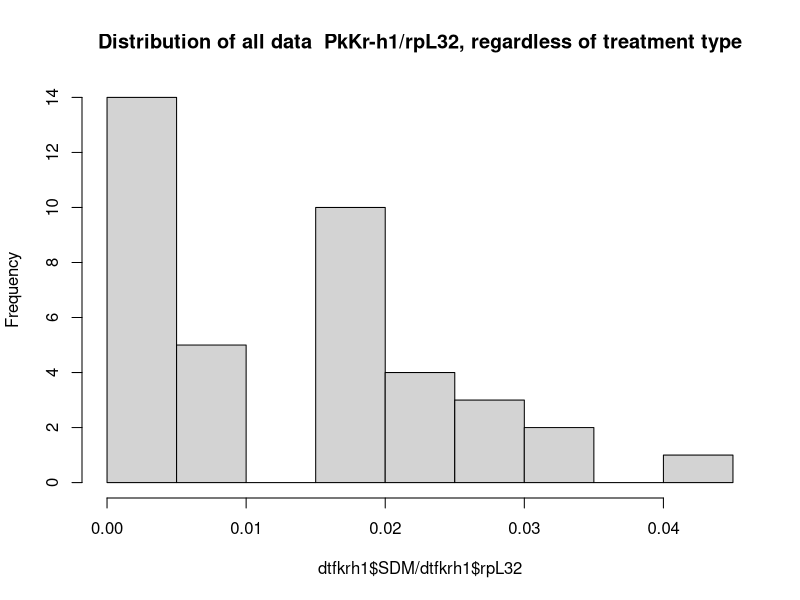
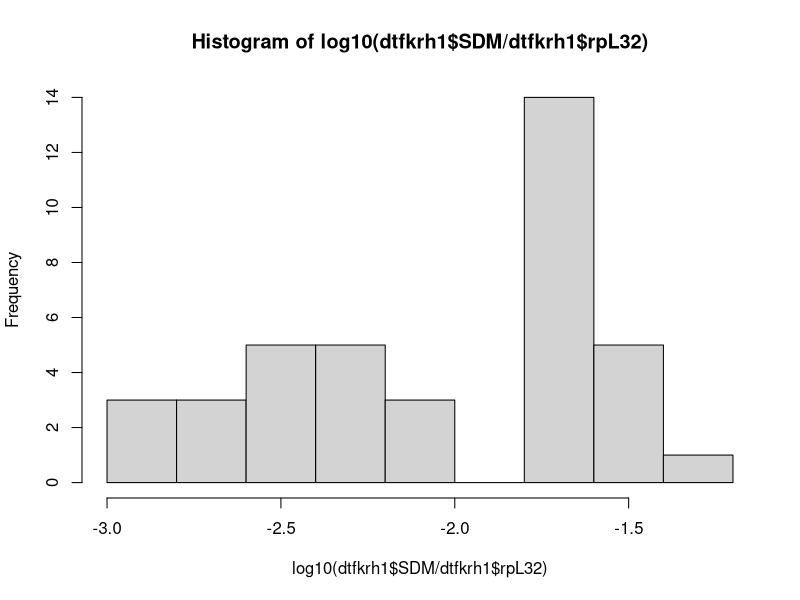
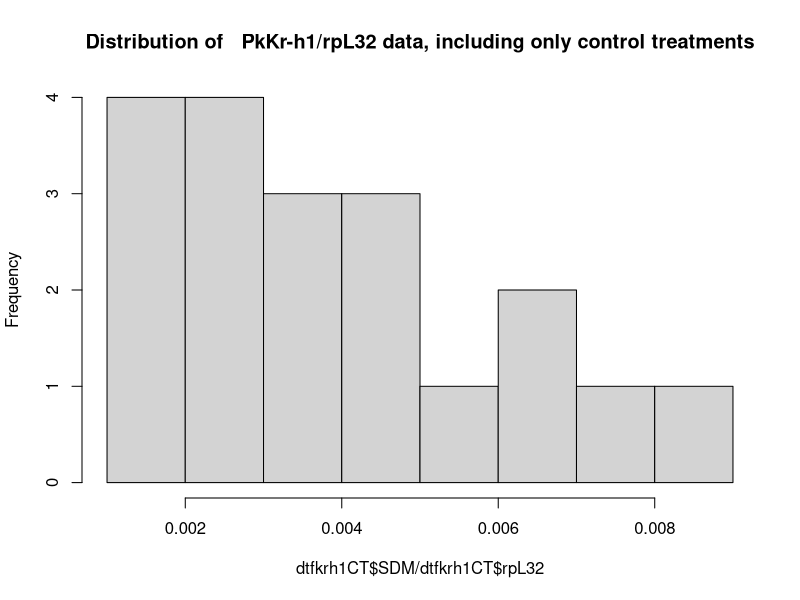
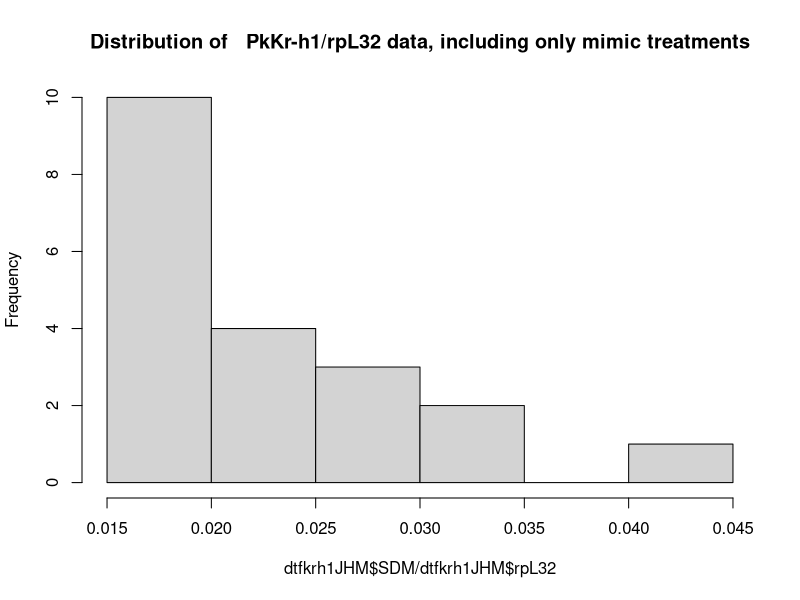
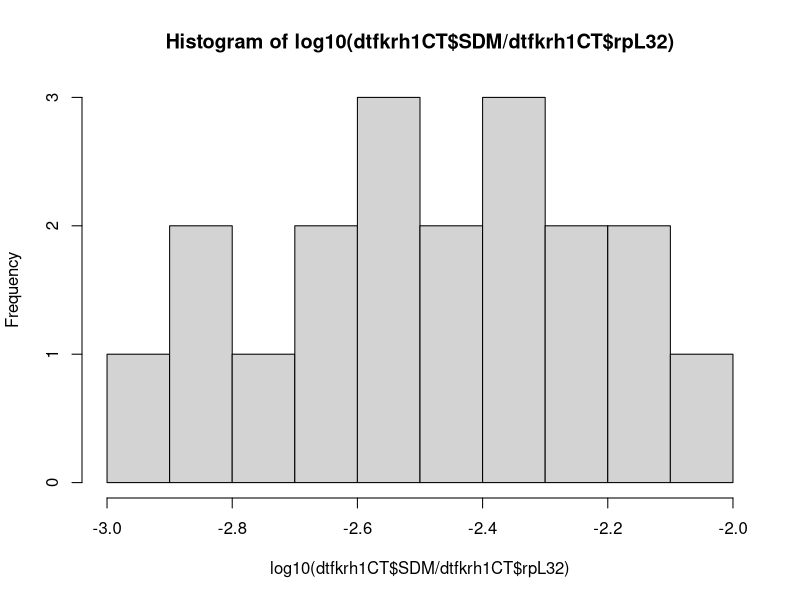
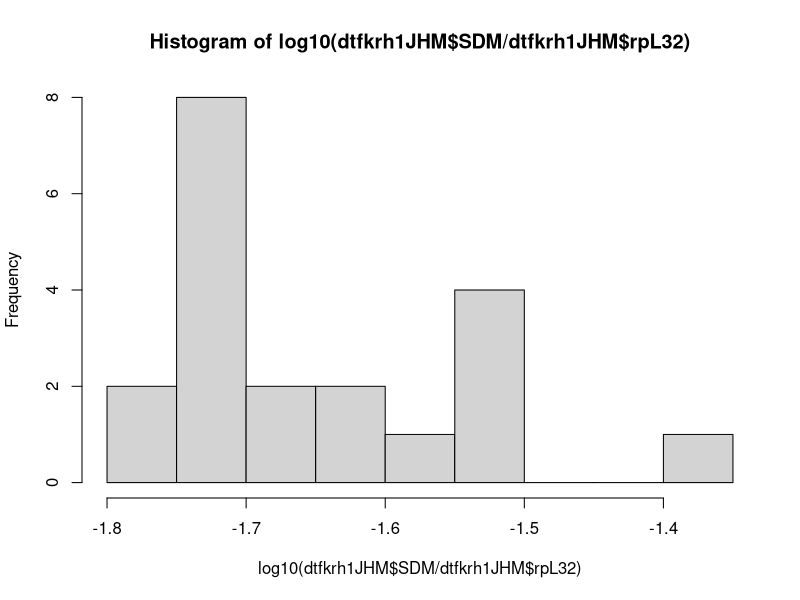
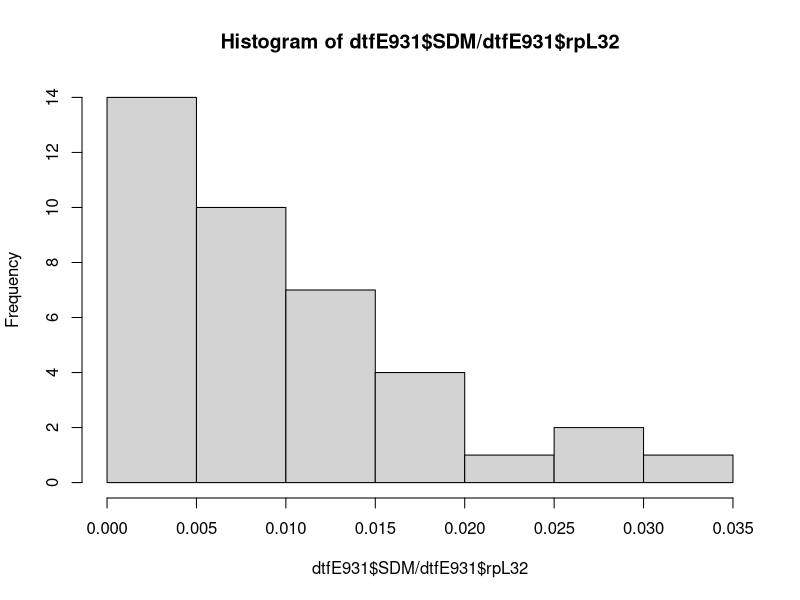
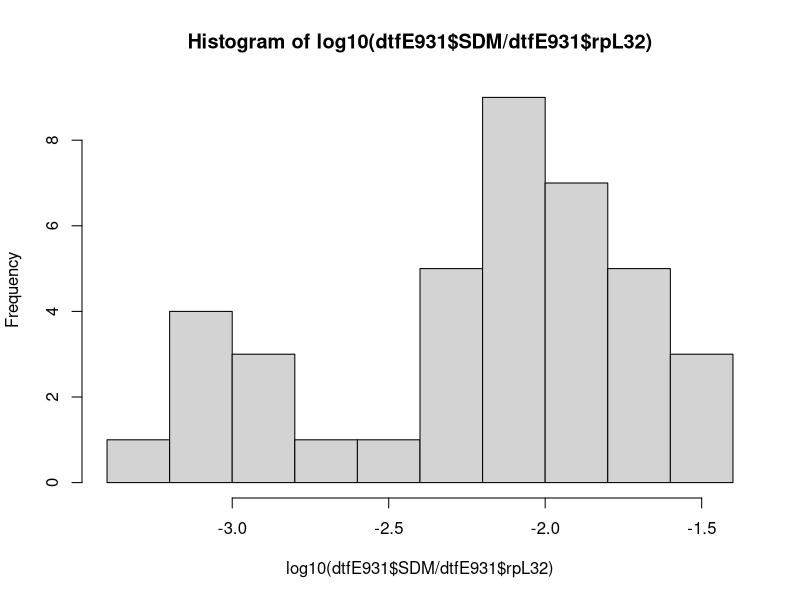

R code for these plots, in order:
## ---- chunk 1
knitr::opts_chunk$set(echo = TRUE)
## ---- chunk 2
setwd("/Users/isabelle/Dropbox/_Github_reps/E93/")
library(ggplot2)
library(plyr)
library(tidyr)
## ---- chunk 3
#loading file JHM treatment
#females
dtf<-read.csv(file="E93-Pyr-N3D0.csv",header = TRUE)
names(dtf)
head(dtf)
dtf<-gather(dtf,Gene,SDM,9:16)
#dtf
head(dtf)

#males
dtm<-read.csv(file="E93-Pyr-male.csv",header = TRUE)
names(dtm)
head(dtm)
## ---- chunk 4
#female dataset subsetting to keep Kr-h1 and E93 1 and 2 subset from D4 to D8
dtf<-subset(dtf, Gene=="Kr.h1" | Gene=="PkE93.1"| Gene=="PkE93.2"| Gene=="PkE93.3")
dtf<-subset(dtf, Day == 4 |Day == 5 |Day == 6 |Day == 7 |Day == 8 )
dtf$Gene
dtf$Day
## ---- chunk 5
#all female dataset Kr-h1
dtfkrh1<-subset(dtf, Gene=="Kr.h1")
dtfkrh1$Gene
hist(dtfkrh1$SDM/dtfkrh1$rpL32, main="Distribution of all data  PkKr-h1/rpL32, regardless of treatment type")#not normal
## ---- chunk 6
  #log transformed
hist(log10(dtfkrh1$SDM/dtfkrh1$rpL32)) #more or less normal
## ---- chunk 7
#by treatment
dtfkrh1CT<-subset(dtfkrh1,Compound=="Control")
dtfkrh1CT$Compound
dtfkrh1JHM<-subset(dtfkrh1,Compound=="Mimic")
dtfkrh1JHM$Compound

hist(dtfkrh1CT$SDM/dtfkrh1CT$rpL32, main="Distribution of   PkKr-h1/rpL32 data, including only control treatments")
hist(dtfkrh1JHM$SDM/dtfkrh1JHM$rpL32, main="Distribution of   PkKr-h1/rpL32 data, including only mimic treatments")

  #log transformed
hist(log10(dtfkrh1CT$SDM/dtfkrh1CT$rpL32)) #ok
hist(log10(dtfkrh1JHM$SDM/dtfkrh1JHM$rpL32)) #skewed normal
## ---- chunk 8
#all female dataset E93 1
dtfE931<-subset(dtf, Gene=="PkE93.1")
dtfE931$Gene
hist(dtfE931$SDM/dtfE931$rpL32) #distribution not normal
  #log transformed
hist(log10(dtfE931$SDM/dtfE931$rpL32) )

#by treatment
dtfE931CT<-subset(dtfE931,Compound=="Control")
dtfE931CT$Compound
dtfE931JHM<-subset(dtfE931,Compound=="Mimic")
dtfE931JHM$Compound

hist(dtfE931CT$SDM/dtfE931CT$rpL32) #not normal
hist(dtfE931JHM$SDM/dtfE931JHM$rpL32)
  
  #log transformed
hist(log10(dtfE931CT$SDM/dtfE931CT$rpL32)) #two peaks
hist(log10(dtfE931JHM$SDM/dtfE931JHM$rpL32)) #weird!


#male dataset subset Krh1 and E93 1
head(dtm)
#subsetting Kr-h1 and E93 1
dtm<-subset(dtm, Gene=="Kr-h1" | Gene=="PkE93-1"| Gene=="PkE93-2"| Gene=="PkE93-3")
dtm$Gene

#subsetting from D3 to D6
dtm<-subset(dtm, Day == 3| Day == 4| Day == 5| Day == 6)
dtm$Day

#all male krh1
dtmkrh1<-subset(dtm, Gene=="Kr-h1")
dtmkrh1$Gene
names(dtmkrh1)
hist(dtmkrh1$SDM.Gene/dtmkrh1$SDM.rpL32) #not normally distributed
  
  #log transformed
hist(log10(dtmkrh1$SDM.Gene/dtmkrh1$SDM.rpL32)) #not normally distributed


#male Krh1 by treatment
#by treatment
dtmkrh1CT<-subset(dtmkrh1,treatment=="Control")
dtmkrh1CT$treatment
dtmkrh1JHM<-subset(dtmkrh1,treatment=="Mimic")
dtmkrh1JHM$treatment

names(dtmkrh1CT)
hist(dtmkrh1CT$SDM.Gene/dtmkrh1CT$SDM.rpL32)
hist(dtmkrh1JHM$SDM.Gene/dtmkrh1JHM$SDM.rpL32)

  #log transformed
hist(log(dtmkrh1CT$SDM.Gene/dtmkrh1CT$SDM.rpL32)) #ok
hist(log(dtmkrh1JHM$SDM.Gene/dtmkrh1JHM$SDM.rpL32)) #ok
## ---- chunk 9
par(mfrow=c(2,2))
#dtm
dtkrh1<-subset(dtm,Gene=="Kr-h1") #subsetting the dataset to have only Kr-h1
dtkrh1$Gene
is.numeric(dtkrh1$Day)
dtkrh1$treatment
names(dtkrh1)

malelmkrh12<-lm(log10((dtkrh1$SDM.Gene/dtkrh1$SDM.rpL32))~dtkrh1$treatment*dtkrh1$Day)
summary.lm(malelmkrh12) 


#fitting linear model on transformed data
malelmkrh1<-lm(log10((dtkrh1$SDM.Gene/dtkrh1$SDM.rpL32))~dtkrh1$treatment+dtkrh1$Day+dtkrh1$treatment:dtkrh1$Day)
summary.lm(malelmkrh1) #no effect of interaction

malelmkrh12<-lm(log10((dtkrh1$SDM.Gene/dtkrh1$SDM.rpL32))~dtkrh1$treatment+dtkrh1$Day)
summary.lm(malelmkrh12) #effect of treatment and day
plot(malelmkrh1)

## ---- chunk 10
par(mfrow=c(2,2))
dtE931<-subset(dtm,Gene=="PkE93-1")
dtE931$Gene
dtE931$Day
is.numeric(dtE931$Day)
names(dtE931)



#transformed lm
malelmE931<-lm(log10((dtE931$SDM.Gene/dtE931$SDM.rpL32))~dtE931$treatment+dtE931$Day+dtE931$treatment:dtE931$Day)
summary.lm(malelmE931)

#remove interaction
malelmE9312<-lm(log10((dtE931$SDM.Gene/dtE931$SDM.rpL32))~dtE931$treatment+dtE931$Day)
summary.lm(malelmE9312)

plot(malelmE931)
## ---- chunk 11
par(mfrow=c(2,2))
dtE932<-subset(dtm,Gene=="PkE93-2")
dtE932$Gene
dtE932$Day
is.numeric(dtE932$Day)
names(dtE932)

#transformed lm
malelmE932<-lm(log10((dtE932$SDM.Gene/dtE932$SDM.rpL32))~dtE932$treatment+dtE932$Day+dtE932$treatment:dtE932$Day)
summary.lm(malelmE932)

#remove interaction
malelmE932<-lm(log10((dtE932$SDM.Gene/dtE932$SDM.rpL32))~dtE932$treatment+dtE932$Day)
summary.lm(malelmE932)

plot(malelmE932)
## ---- chunk 12
par(mfrow=c(2,2))
dtE933<-subset(dtm,Gene=="PkE93-3")
dtE933$Gene
dtE933$Day
is.numeric(dtE933$Day)
names(dtE933)

#transformed lm
malelmE933<-lm(log10((dtE933$SDM.Gene/dtE933$SDM.rpL32))~dtE933$treatment+dtE933$Day+dtE933$treatment:dtE933$Day)
summary.lm(malelmE933)

#remove interaction
malelmE933<-lm(log10((dtE933$SDM.Gene/dtE933$SDM.rpL32))~dtE933$treatment+dtE933$Day)
summary.lm(malelmE933)

plot(malelmE933)
## ---- chunk 13
par(mfrow=c(2,2))
dtfkrh1<-subset(dtf,Gene=="Kr.h1")
dtfkrh1$Gene
dtfkrh1$Day
is.numeric(dtfkrh1$Day)
names(dtfkrh1)

femalelmkrh1<-lm(log10((dtfkrh1$SDM/dtfkrh1$rpL32))~dtfkrh1$Compound+dtfkrh1$Day+dtfkrh1$Compound:dtfkrh1$Day)
summary.lm(femalelmkrh1)

#remove interaction
femalelmkrh12<-lm(log10((dtfkrh1$SDM/dtfkrh1$rpL32))~dtfkrh1$Compound+dtfkrh1$Day)
summary.lm(femalelmkrh12)

femalelmkrh12<-lm(log10((dtfkrh1$SDM/dtfkrh1$rpL32))~dtfkrh1$Day)
summary.lm(femalelmkrh12)

femalelmkrh12<-lm(log10((dtfkrh1$SDM/dtfkrh1$rpL32))~dtfkrh1$Compound)
summary.lm(femalelmkrh12)

plot(femalelmkrh1)
## ---- chunk 14
par(mfrow=c(2,2))
dtf$Gene
dtfE931<-subset(dtf,Gene=="PkE93.1")
dtfE931$Gene
is.numeric(dtfE931$Day)
names(dtfE931)
femalelmE931<-lm(log((dtfE931$SDM/dtfE931$rpL32))~dtfE931$Compound+dtfE931$Day+dtfE931$Compound:dtfE931$Day)
summary.lm(femalelmE931) #no effect from interaction

femalelmE931<-lm(log((dtfE931$SDM/dtfE931$rpL32))~dtfE931$Compound+dtfE931$Day)
summary.lm(femalelmE931)

femalelmE931<-lm(log((dtfE931$SDM/dtfE931$rpL32))~dtfE931$Day)
summary.lm(femalelmE931)

femalelmE931<-lm(log((dtfE931$SDM/dtfE931$rpL32))~dtfE931$Compound)
summary.lm(femalelmE931)

plot(femalelmE931)
## ---- chunk 15
par(mfrow=c(2,2))
dtf$Gene
dtfE932<-subset(dtf,Gene=="PkE93.2")
dtfE932$Gene
is.numeric(dtfE932$Day)
names(dtfE932)
femalelmE932<-lm(log((dtfE932$SDM/dtfE932$rpL32))~dtfE932$Compound+dtfE932$Day+dtfE932$Compound:dtfE932$Day)
summary.lm(femalelmE932)# no effect of interaction

femalelmE932<-lm(log((dtfE932$SDM/dtfE932$rpL32))~dtfE932$Compound+dtfE932$Day)
summary.lm(femalelmE932)

femalelmE932<-lm(log((dtfE932$SDM/dtfE932$rpL32))~dtfE932$Compound)
summary.lm(femalelmE932)

femalelmE932<-lm(log((dtfE932$SDM/dtfE932$rpL32))~dtfE932$Day)
summary.lm(femalelmE932)
plot(femalelmE932)

## ---- chunk 16
par(mfrow=c(2,2))
dtf$Gene
dtfE933<-subset(dtf,Gene=="PkE93.3")
dtfE933$Gene
is.numeric(dtfE933$Day)
names(dtfE933)
femalelmE933<-lm(log((dtfE933$SDM/dtfE933$rpL32))~dtfE933$Compound+dtfE933$Day+dtfE933$Compound:dtfE933$Day)
summary.lm(femalelmE933)

femalelmE933<-lm(log((dtfE933$SDM/dtfE933$rpL32))~dtfE933$Compound+dtfE933$Day)
summary.lm(femalelmE933)

femalelmE933<-lm(log((dtfE933$SDM/dtfE933$rpL32))~dtfE933$Compound)
summary.lm(femalelmE933)

femalelmE933<-lm(log((dtfE933$SDM/dtfE933$rpL32))~dtfE933$Day)
summary.lm(femalelmE933)
plot(femalelmE933)
